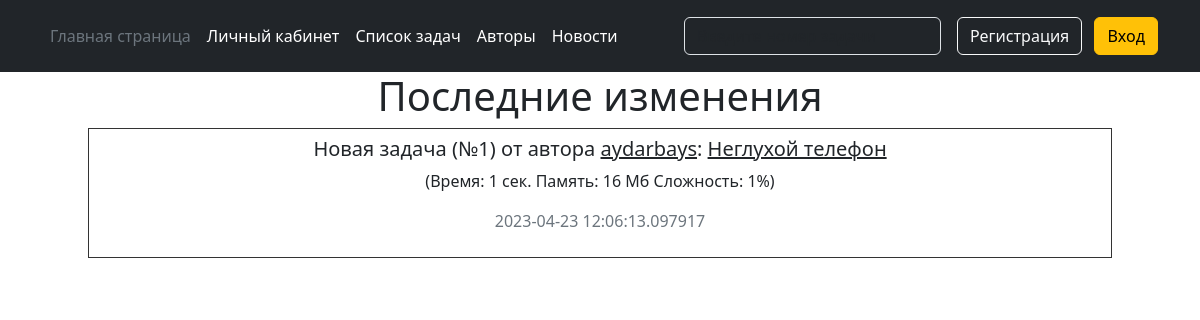
The app's page /news, older data.
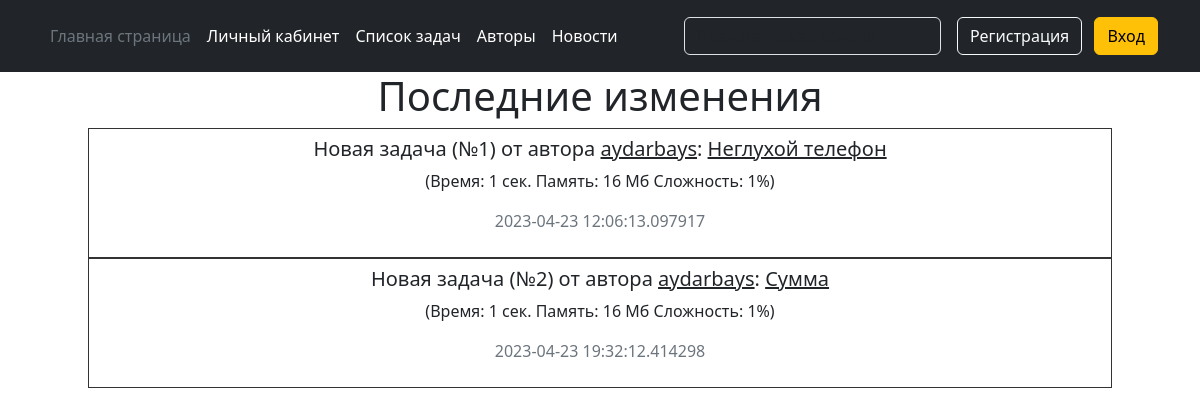
The same page, newer data.
### data/problems.py (models this page shows)
class Problems(SqlAlchemyBase, SerializerMixin):
    __tablename__ = 'problems'
    id = sqlalchemy.Column(sqlalchemy.Integer, primary_key=True, autoincrement=True)
    author_id = sqlalchemy.Column(sqlalchemy.Integer, sqlalchemy.ForeignKey("users.id"))
    title = sqlalchemy.Column(sqlalchemy.String, nullable=True)
    description = sqlalchemy.Column(sqlalchemy.String, nullable=True)
    input_description = sqlalchemy.Column(sqlalchemy.String, nullable=True)
    output_description = sqlalchemy.Column(sqlalchemy.String, nullable=True)
    difficult = sqlalchemy.Column(sqlalchemy.Integer, nullable=True)
    rating = sqlalchemy.Column(sqlalchemy.Integer, default=100)
    example_count = sqlalchemy.Column(sqlalchemy.Integer, default=0)
    test_count = sqlalchemy.Column(sqlalchemy.Integer, default=0)
    time_needed = sqlalchemy.Column(sqlalchemy.String, default='1 сек')
    memory_needed = sqlalchemy.Column(sqlalchemy.String, default='16 Мб')
    post_date = sqlalchemy.Column(sqlalchemy.DateTime, default=datetime.datetime.now())
    author = orm.relationship('User')
    students_that_solved = orm.relationship('Solvings', back_populates='problem')
    students_that_liked = orm.relationship('FavouriteProblems', back_populates='problem')
    tests = orm.relationship('Test', back_populates='problem')
    examples = orm.relationship('Example', back_populates='problem')

### data/users.py (models this page shows, shortened)
class User(SqlAlchemyBase, UserMixin, SerializerMixin):
    __tablename__ = 'users'
    id = sqlalchemy.Column(sqlalchemy.Integer,
                           primary_key=True, autoincrement=True)
    username = sqlalchemy.Column(sqlalchemy.String, nullable=False)
    email = sqlalchemy.Column(sqlalchemy.String,
                              index=True, unique=True, nullable=True)
    hashed_password = sqlalchemy.Column(sqlalchemy.String, nullable=True)
    role = sqlalchemy.Column(sqlalchemy.String)
    problems = orm.relationship('Problems', back_populates='author')
    solved_problems = orm.relationship('Solvings', back_populates='student')
    favourite_problems = orm.relationship('FavouriteProblems', back_populates='student')

### main.py (the view)
@app.route("/news")
def news():
    db_sess = db_session.create_session()
    problems = db_sess.query(Problems).filter(Problems.post_date > datetime.datetime.now() - datetime.timedelta(days=1))[:5]
    return render_template("news.html", title='Новости', problems=problems)

### data/db_session.py (called while the page is built)
def create_session() -> Session:
    global __factory
    return __factory()

### templates/news.html
{% extends "base.html" %}
{% block content %}
    <h1>Последние изменения</h1>
    {% for item in problems %}
        <div class="shadowbox">
            <h5>Новая задача (№{{item.id}}) от автора <a href="/profile/{{item.id}}" class="link-dark">{{item.author.username}}</a>: <a href="/problem/{{item.id}}" class="link-dark">{{item.title}}</a> </h5>
            <p>(Время: {{item.time_needed}} сек. Память: {{item.memory_needed}} Мб Сложность: {{item.difficult}}%)</p>
            <p class="text-secondary">{{item.post_date}}</p>
        </div>
    {% endfor %}
{% endblock %}

Row changes from the older to the newer data that the page shows:
added Problems: id "2", author.username "aydarbays", title "Сумма", time_needed "1", memory_needed "16", difficult "1", post_date "2023-04-23 19:32:12.414298"
